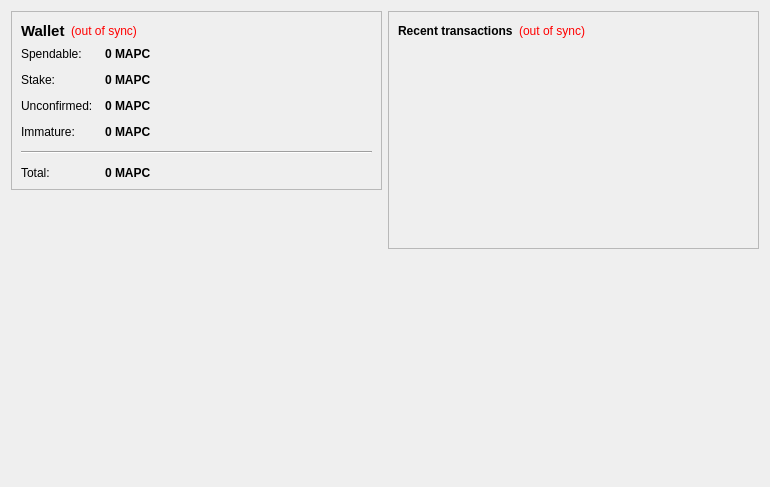
<?xml version="1.0" encoding="UTF-8"?>
<ui version="4.0">
 <class>OverviewPage</class>
 <widget class="QWidget" name="OverviewPage">
  <property name="geometry">
   <rect>
    <x>0</x>
    <y>0</y>
    <width>770</width>
    <height>487</height>
   </rect>
  </property>
  <property name="windowTitle">
   <string>Form</string>
  </property>
  <layout class="QHBoxLayout" name="horizontalLayout" stretch="1,1">
   <item>
    <layout class="QVBoxLayout" name="verticalLayout_2">
     <item>
      <widget class="QFrame" name="frame">
       <property name="frameShape">
        <enum>QFrame::StyledPanel</enum>
       </property>
       <property name="frameShadow">
        <enum>QFrame::Raised</enum>
       </property>
       <layout class="QVBoxLayout" name="verticalLayout_4">
        <item>
         <layout class="QHBoxLayout" name="horizontalLayout_4">
          <item>
           <widget class="QLabel" name="label_5">
            <property name="font">
             <font>
              <pointsize>11</pointsize>
              <weight>75</weight>
              <bold>true</bold>
             </font>
            </property>
            <property name="text">
             <string>Wallet</string>
            </property>
           </widget>
          </item>
          <item>
           <widget class="QLabel" name="labelWalletStatus">
            <property name="toolTip">
             <string>The displayed information may be out of date. Your wallet automatically synchronizes with the MAPCOIN network after a connection is established, but this process has not completed yet.</string>
            </property>
            <property name="styleSheet">
             <string notr="true">QLabel { color: red; }</string>
            </property>
            <property name="text">
             <string notr="true">(out of sync)</string>
            </property>
            <property name="alignment">
             <set>Qt::AlignLeading|Qt::AlignLeft|Qt::AlignVCenter</set>
            </property>
           </widget>
          </item>
          <item>
           <spacer name="horizontalSpacer_2">
            <property name="orientation">
             <enum>Qt::Horizontal</enum>
            </property>
            <property name="sizeHint" stdset="0">
             <size>
              <width>40</width>
              <height>20</height>
             </size>
            </property>
           </spacer>
          </item>
         </layout>
        </item>
        <item>
         <layout class="QFormLayout" name="formLayout_2">
          <property name="fieldGrowthPolicy">
           <enum>QFormLayout::AllNonFixedFieldsGrow</enum>
          </property>
          <property name="horizontalSpacing">
           <number>12</number>
          </property>
          <property name="verticalSpacing">
           <number>12</number>
          </property>
          <item row="0" column="0">
           <widget class="QLabel" name="label">
            <property name="text">
             <string>Spendable:</string>
            </property>
           </widget>
          </item>
          <item row="0" column="1">
           <widget class="QLabel" name="labelBalance">
            <property name="font">
             <font>
              <weight>75</weight>
              <bold>true</bold>
             </font>
            </property>
            <property name="cursor">
             <cursorShape>IBeamCursor</cursorShape>
            </property>
            <property name="toolTip">
             <string>Your current spendable balance</string>
            </property>
            <property name="text">
             <string notr="true">0 MAPC</string>
            </property>
            <property name="textInteractionFlags">
             <set>Qt::LinksAccessibleByMouse|Qt::TextSelectableByKeyboard|Qt::TextSelectableByMouse</set>
            </property>
           </widget>
          </item>
          <item row="1" column="0">
           <widget class="QLabel" name="label_6">
            <property name="text">
             <string>Stake:</string>
            </property>
           </widget>
          </item>
          <item row="1" column="1">
           <widget class="QLabel" name="labelStake">
            <property name="font">
             <font>
              <weight>75</weight>
              <bold>true</bold>
             </font>
            </property>
            <property name="cursor">
             <cursorShape>IBeamCursor</cursorShape>
            </property>
            <property name="toolTip">
             <string>Total of coins that was staked, and do not yet count toward the current balance</string>
            </property>
            <property name="text">
             <string notr="true">0 MAPC</string>
            </property>
            <property name="textInteractionFlags">
             <set>Qt::LinksAccessibleByMouse|Qt::TextSelectableByKeyboard|Qt::TextSelectableByMouse</set>
            </property>
           </widget>
          </item>
          <item row="2" column="0">
           <widget class="QLabel" name="label_3">
            <property name="text">
             <string>Unconfirmed:</string>
            </property>
           </widget>
          </item>
          <item row="2" column="1">
           <widget class="QLabel" name="labelUnconfirmed">
            <property name="font">
             <font>
              <weight>75</weight>
              <bold>true</bold>
             </font>
            </property>
            <property name="cursor">
             <cursorShape>IBeamCursor</cursorShape>
            </property>
            <property name="toolTip">
             <string>Total of transactions that have yet to be confirmed, and do not yet count toward the current balance</string>
            </property>
            <property name="text">
             <string notr="true">0 MAPC</string>
            </property>
            <property name="textInteractionFlags">
             <set>Qt::LinksAccessibleByMouse|Qt::TextSelectableByKeyboard|Qt::TextSelectableByMouse</set>
            </property>
           </widget>
          </item>
          <item row="3" column="0">
           <widget class="QLabel" name="labelImmatureText">
            <property name="text">
             <string>Immature:</string>
            </property>
           </widget>
          </item>
          <item row="3" column="1">
           <widget class="QLabel" name="labelImmature">
            <property name="font">
             <font>
              <weight>75</weight>
              <bold>true</bold>
             </font>
            </property>
            <property name="toolTip">
             <string>Mined balance that has not yet matured</string>
            </property>
            <property name="text">
             <string notr="true">0 MAPC</string>
            </property>
            <property name="textInteractionFlags">
             <set>Qt::LinksAccessibleByMouse|Qt::TextSelectableByKeyboard|Qt::TextSelectableByMouse</set>
            </property>
           </widget>
          </item>
          <item row="4" column="0" colspan="2">
           <widget class="Line" name="line">
            <property name="orientation">
             <enum>Qt::Horizontal</enum>
            </property>
           </widget>
          </item>
          <item row="5" column="0">
           <widget class="QLabel" name="labelTotalText">
            <property name="text">
             <string>Total:</string>
            </property>
           </widget>
          </item>
          <item row="5" column="1">
           <widget class="QLabel" name="labelTotal">
            <property name="font">
             <font>
              <weight>75</weight>
              <bold>true</bold>
             </font>
            </property>
            <property name="cursor">
             <cursorShape>IBeamCursor</cursorShape>
            </property>
            <property name="toolTip">
             <string>Your current total balance</string>
            </property>
            <property name="text">
             <string notr="true">0 MAPC</string>
            </property>
            <property name="textInteractionFlags">
             <set>Qt::LinksAccessibleByMouse|Qt::TextSelectableByKeyboard|Qt::TextSelectableByMouse</set>
            </property>
           </widget>
          </item>
         </layout>
        </item>
       </layout>
      </widget>
     </item>
     <item>
      <spacer name="verticalSpacer">
       <property name="orientation">
        <enum>Qt::Vertical</enum>
       </property>
       <property name="sizeHint" stdset="0">
        <size>
         <width>20</width>
         <height>40</height>
        </size>
       </property>
      </spacer>
     </item>
     <item>
      <widget class="QLabel" name="label_2">
       <property name="autoFillBackground">
        <bool>true</bool>
       </property>
       <property name="text">
        <string/>
       </property>
       <property name="pixmap">
        <pixmap resource="../bitcoin.qrc">:/icons/drmbg</pixmap>
       </property>
       <property name="scaledContents">
        <bool>false</bool>
       </property>
       <property name="margin">
        <number>0</number>
       </property>
      </widget>
     </item>
    </layout>
   </item>
   <item>
    <layout class="QVBoxLayout" name="verticalLayout_3">
     <item>
      <widget class="QFrame" name="frame_2">
       <property name="frameShape">
        <enum>QFrame::StyledPanel</enum>
       </property>
       <property name="frameShadow">
        <enum>QFrame::Raised</enum>
       </property>
       <layout class="QVBoxLayout" name="verticalLayout">
        <item>
         <layout class="QHBoxLayout" name="horizontalLayout_2">
          <item>
           <widget class="QLabel" name="label_4">
            <property name="text">
             <string>&lt;b&gt;Recent transactions&lt;/b&gt;</string>
            </property>
           </widget>
          </item>
          <item>
           <widget class="QLabel" name="labelTransactionsStatus">
            <property name="toolTip">
             <string>The displayed information may be out of date. Your wallet automatically synchronizes with the MAPCOIN network after a connection is established, but this process has not completed yet.</string>
            </property>
            <property name="styleSheet">
             <string notr="true">QLabel { color: red; }</string>
            </property>
            <property name="text">
             <string notr="true">(out of sync)</string>
            </property>
            <property name="alignment">
             <set>Qt::AlignRight|Qt::AlignTrailing|Qt::AlignVCenter</set>
            </property>
           </widget>
          </item>
          <item>
           <spacer name="horizontalSpacer">
            <property name="orientation">
             <enum>Qt::Horizontal</enum>
            </property>
            <property name="sizeHint" stdset="0">
             <size>
              <width>40</width>
              <height>20</height>
             </size>
            </property>
           </spacer>
          </item>
         </layout>
        </item>
        <item>
         <widget class="QListView" name="listTransactions">
          <property name="styleSheet">
           <string notr="true">QListView { background: transparent; }</string>
          </property>
          <property name="frameShape">
           <enum>QFrame::NoFrame</enum>
          </property>
          <property name="verticalScrollBarPolicy">
           <enum>Qt::ScrollBarAlwaysOff</enum>
          </property>
          <property name="horizontalScrollBarPolicy">
           <enum>Qt::ScrollBarAlwaysOff</enum>
          </property>
          <property name="selectionMode">
           <enum>QAbstractItemView::NoSelection</enum>
          </property>
         </widget>
        </item>
       </layout>
      </widget>
     </item>
     <item>
      <spacer name="verticalSpacer_2">
       <property name="orientation">
        <enum>Qt::Vertical</enum>
       </property>
       <property name="sizeHint" stdset="0">
        <size>
         <width>20</width>
         <height>40</height>
        </size>
       </property>
      </spacer>
     </item>
    </layout>
   </item>
  </layout>
 </widget>
 <resources/>
 <connections/>
</ui>
